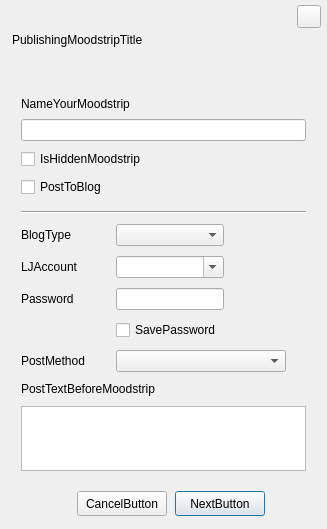
<ui version="4.0" >
 <class>PublishDialogClass</class>
 <widget class="QDialog" name="PublishDialogClass" >
  <property name="windowModality" >
   <enum>Qt::NonModal</enum>
  </property>
  <property name="geometry" >
   <rect>
    <x>0</x>
    <y>0</y>
    <width>322</width>
    <height>523</height>
   </rect>
  </property>
  <property name="sizePolicy" >
   <sizepolicy vsizetype="Fixed" hsizetype="Fixed" >
    <horstretch>0</horstretch>
    <verstretch>0</verstretch>
   </sizepolicy>
  </property>
  <property name="minimumSize" >
   <size>
    <width>296</width>
    <height>0</height>
   </size>
  </property>
  <property name="modal" >
   <bool>true</bool>
  </property>
  <layout class="QVBoxLayout" name="verticalLayout_8" >
   <property name="spacing" >
    <number>0</number>
   </property>
   <property name="sizeConstraint" >
    <enum>QLayout::SetFixedSize</enum>
   </property>
   <property name="margin" >
    <number>0</number>
   </property>
   <item>
    <widget class="QFrame" name="styledFrame" >
     <property name="minimumSize" >
      <size>
       <width>296</width>
       <height>0</height>
      </size>
     </property>
     <property name="frameShape" >
      <enum>QFrame::NoFrame</enum>
     </property>
     <property name="frameShadow" >
      <enum>QFrame::Plain</enum>
     </property>
     <property name="lineWidth" >
      <number>0</number>
     </property>
     <layout class="QVBoxLayout" name="verticalLayout_11" >
      <property name="spacing" >
       <number>5</number>
      </property>
      <property name="sizeConstraint" >
       <enum>QLayout::SetFixedSize</enum>
      </property>
      <property name="leftMargin" >
       <number>1</number>
      </property>
      <property name="topMargin" >
       <number>0</number>
      </property>
      <property name="rightMargin" >
       <number>1</number>
      </property>
      <property name="bottomMargin" >
       <number>1</number>
      </property>
      <item>
       <layout class="QHBoxLayout" name="horizontalLayout_3" >
        <property name="topMargin" >
         <number>5</number>
        </property>
        <property name="rightMargin" >
         <number>5</number>
        </property>
        <item>
         <spacer name="horizontalSpacer_4" >
          <property name="orientation" >
           <enum>Qt::Horizontal</enum>
          </property>
          <property name="sizeHint" stdset="0" >
           <size>
            <width>10</width>
            <height>5</height>
           </size>
          </property>
         </spacer>
        </item>
        <item>
         <widget class="QToolButton" name="closeToolButton" >
          <property name="focusPolicy" >
           <enum>Qt::NoFocus</enum>
          </property>
          <property name="accessibleName" >
           <string>transparentButton</string>
          </property>
          <property name="layoutDirection" >
           <enum>Qt::LeftToRight</enum>
          </property>
          <property name="popupMode" >
           <enum>QToolButton::DelayedPopup</enum>
          </property>
         </widget>
        </item>
       </layout>
      </item>
      <item>
       <widget class="QLabel" name="titleLabel" >
        <property name="text" >
         <string>PublishingMoodstripTitle</string>
        </property>
        <property name="indent" >
         <number>11</number>
        </property>
       </widget>
      </item>
      <item>
       <widget class="QStackedWidget" name="stackedWidget" >
        <property name="currentIndex" >
         <number>0</number>
        </property>
        <widget class="QWidget" name="page" >
         <layout class="QVBoxLayout" name="verticalLayout_7" >
          <property name="spacing" >
           <number>0</number>
          </property>
          <property name="margin" >
           <number>0</number>
          </property>
          <item>
           <widget class="QFrame" name="mainDialogFrame" >
            <property name="frameShape" >
             <enum>QFrame::NoFrame</enum>
            </property>
            <property name="frameShadow" >
             <enum>QFrame::Plain</enum>
            </property>
            <property name="lineWidth" >
             <number>0</number>
            </property>
            <layout class="QVBoxLayout" name="verticalLayout_5" >
             <property name="spacing" >
              <number>8</number>
             </property>
             <property name="sizeConstraint" >
              <enum>QLayout::SetDefaultConstraint</enum>
             </property>
             <property name="leftMargin" >
              <number>20</number>
             </property>
             <property name="topMargin" >
              <number>45</number>
             </property>
             <property name="rightMargin" >
              <number>20</number>
             </property>
             <property name="bottomMargin" >
              <number>10</number>
             </property>
             <item>
              <widget class="QLabel" name="moodstripNameLabel" >
               <property name="sizePolicy" >
                <sizepolicy vsizetype="Preferred" hsizetype="Preferred" >
                 <horstretch>0</horstretch>
                 <verstretch>0</verstretch>
                </sizepolicy>
               </property>
               <property name="text" >
                <string>NameYourMoodstrip</string>
               </property>
               <property name="buddy" >
                <cstring>moodstripNameEdit</cstring>
               </property>
              </widget>
             </item>
             <item>
              <widget class="QLineEdit" name="moodstripNameEdit" >
               <property name="sizePolicy" >
                <sizepolicy vsizetype="Fixed" hsizetype="Expanding" >
                 <horstretch>0</horstretch>
                 <verstretch>0</verstretch>
                </sizepolicy>
               </property>
               <property name="minimumSize" >
                <size>
                 <width>285</width>
                 <height>0</height>
                </size>
               </property>
              </widget>
             </item>
             <item>
              <widget class="QCheckBox" name="hiddenCheckBox" >
               <property name="text" >
                <string>IsHiddenMoodstrip</string>
               </property>
               <property name="checked" >
                <bool>false</bool>
               </property>
              </widget>
             </item>
             <item>
              <widget class="QCheckBox" name="blogCheckBox" >
               <property name="text" >
                <string>PostToBlog</string>
               </property>
               <property name="checked" >
                <bool>false</bool>
               </property>
              </widget>
             </item>
             <item>
              <widget class="QWidget" native="1" name="ljControlsWidget" >
               <layout class="QVBoxLayout" name="verticalLayout" >
                <property name="spacing" >
                 <number>10</number>
                </property>
                <property name="leftMargin" >
                 <number>0</number>
                </property>
                <property name="topMargin" >
                 <number>6</number>
                </property>
                <property name="rightMargin" >
                 <number>0</number>
                </property>
                <property name="bottomMargin" >
                 <number>0</number>
                </property>
                <item>
                 <widget class="Line" name="line" >
                  <property name="orientation" >
                   <enum>Qt::Horizontal</enum>
                  </property>
                 </widget>
                </item>
                <item>
                 <layout class="QGridLayout" name="gridLayout_2" >
                  <property name="horizontalSpacing" >
                   <number>5</number>
                  </property>
                  <property name="verticalSpacing" >
                   <number>10</number>
                  </property>
                  <item row="1" column="0" >
                   <widget class="QLabel" name="accountLabel" >
                    <property name="text" >
                     <string>LJAccount</string>
                    </property>
                    <property name="buddy" >
                     <cstring>loginCombo</cstring>
                    </property>
                   </widget>
                  </item>
                  <item row="1" column="1" >
                   <widget class="QComboBox" name="loginCombo" >
                    <property name="maximumSize" >
                     <size>
                      <width>150</width>
                      <height>16777215</height>
                     </size>
                    </property>
                    <property name="editable" >
                     <bool>true</bool>
                    </property>
                   </widget>
                  </item>
                  <item row="2" column="0" >
                   <widget class="QLabel" name="passwordLabel" >
                    <property name="text" >
                     <string>Password</string>
                    </property>
                    <property name="buddy" >
                     <cstring>passwordEdit</cstring>
                    </property>
                   </widget>
                  </item>
                  <item row="2" column="1" >
                   <widget class="QLineEdit" name="passwordEdit" >
                    <property name="sizePolicy" >
                     <sizepolicy vsizetype="Fixed" hsizetype="Fixed" >
                      <horstretch>0</horstretch>
                      <verstretch>0</verstretch>
                     </sizepolicy>
                    </property>
                    <property name="maximumSize" >
                     <size>
                      <width>150</width>
                      <height>16777215</height>
                     </size>
                    </property>
                    <property name="echoMode" >
                     <enum>QLineEdit::Password</enum>
                    </property>
                   </widget>
                  </item>
                  <item row="4" column="0" >
                   <widget class="QLabel" name="methodLabel" >
                    <property name="text" >
                     <string>PostMethod</string>
                    </property>
                    <property name="buddy" >
                     <cstring>methodCombo</cstring>
                    </property>
                   </widget>
                  </item>
                  <item row="4" column="1" colspan="2" >
                   <widget class="QComboBox" name="methodCombo" >
                    <property name="maximumSize" >
                     <size>
                      <width>170</width>
                      <height>16777215</height>
                     </size>
                    </property>
                   </widget>
                  </item>
                  <item row="5" column="0" colspan="3" >
                   <widget class="QLabel" name="label" >
                    <property name="text" >
                     <string>PostTextBeforeMoodstrip</string>
                    </property>
                    <property name="buddy" >
                     <cstring>postText</cstring>
                    </property>
                   </widget>
                  </item>
                  <item row="6" column="0" colspan="3" >
                   <widget class="QPlainTextEdit" name="postText" >
                    <property name="maximumSize" >
                     <size>
                      <width>16777215</width>
                      <height>65</height>
                     </size>
                    </property>
                   </widget>
                  </item>
                  <item row="0" column="0" >
                   <widget class="QLabel" name="typeLabel" >
                    <property name="minimumSize" >
                     <size>
                      <width>90</width>
                      <height>0</height>
                     </size>
                    </property>
                    <property name="text" >
                     <string>BlogType</string>
                    </property>
                   </widget>
                  </item>
                  <item row="0" column="1" >
                   <widget class="QComboBox" name="typeCombo" />
                  </item>
                  <item row="3" column="1" >
                   <widget class="QCheckBox" name="savePasswordCheck" >
                    <property name="text" >
                     <string>SavePassword</string>
                    </property>
                   </widget>
                  </item>
                 </layout>
                </item>
               </layout>
              </widget>
             </item>
             <item>
              <spacer name="verticalSpacer_3" >
               <property name="orientation" >
                <enum>Qt::Vertical</enum>
               </property>
               <property name="sizeType" >
                <enum>QSizePolicy::MinimumExpanding</enum>
               </property>
               <property name="sizeHint" stdset="0" >
                <size>
                 <width>1</width>
                 <height>1</height>
                </size>
               </property>
              </spacer>
             </item>
            </layout>
           </widget>
          </item>
          <item>
           <layout class="QHBoxLayout" name="horizontalLayout" >
            <property name="spacing" >
             <number>8</number>
            </property>
            <property name="leftMargin" >
             <number>15</number>
            </property>
            <property name="topMargin" >
             <number>9</number>
            </property>
            <property name="bottomMargin" >
             <number>12</number>
            </property>
            <item>
             <spacer name="horizontalSpacer" >
              <property name="orientation" >
               <enum>Qt::Horizontal</enum>
              </property>
              <property name="sizeHint" stdset="0" >
               <size>
                <width>20</width>
                <height>20</height>
               </size>
              </property>
             </spacer>
            </item>
            <item>
             <widget class="QPushButton" name="cancelButton" >
              <property name="sizePolicy" >
               <sizepolicy vsizetype="Fixed" hsizetype="Fixed" >
                <horstretch>0</horstretch>
                <verstretch>0</verstretch>
               </sizepolicy>
              </property>
              <property name="minimumSize" >
               <size>
                <width>90</width>
                <height>25</height>
               </size>
              </property>
              <property name="maximumSize" >
               <size>
                <width>90</width>
                <height>25</height>
               </size>
              </property>
              <property name="accessibleName" >
               <string>rectButton</string>
              </property>
              <property name="text" >
               <string>CancelButton</string>
              </property>
              <property name="autoDefault" >
               <bool>false</bool>
              </property>
             </widget>
            </item>
            <item>
             <widget class="QPushButton" name="publishingButton" >
              <property name="sizePolicy" >
               <sizepolicy vsizetype="Fixed" hsizetype="Fixed" >
                <horstretch>0</horstretch>
                <verstretch>0</verstretch>
               </sizepolicy>
              </property>
              <property name="minimumSize" >
               <size>
                <width>90</width>
                <height>25</height>
               </size>
              </property>
              <property name="maximumSize" >
               <size>
                <width>90</width>
                <height>25</height>
               </size>
              </property>
              <property name="accessibleName" >
               <string>rectButton</string>
              </property>
              <property name="text" >
               <string>NextButton</string>
              </property>
             </widget>
            </item>
            <item>
             <spacer name="horizontalSpacer_2" >
              <property name="orientation" >
               <enum>Qt::Horizontal</enum>
              </property>
              <property name="sizeHint" stdset="0" >
               <size>
                <width>20</width>
                <height>20</height>
               </size>
              </property>
             </spacer>
            </item>
           </layout>
          </item>
         </layout>
        </widget>
        <widget class="QWidget" name="page_2" >
         <layout class="QVBoxLayout" name="verticalLayout_12" >
          <property name="spacing" >
           <number>0</number>
          </property>
          <property name="margin" >
           <number>0</number>
          </property>
          <item>
           <widget class="QFrame" name="publishingFrame" >
            <property name="minimumSize" >
             <size>
              <width>0</width>
              <height>0</height>
             </size>
            </property>
            <property name="frameShape" >
             <enum>QFrame::NoFrame</enum>
            </property>
            <property name="frameShadow" >
             <enum>QFrame::Plain</enum>
            </property>
            <property name="lineWidth" >
             <number>0</number>
            </property>
            <layout class="QVBoxLayout" name="verticalLayout_4" >
             <property name="spacing" >
              <number>11</number>
             </property>
             <property name="leftMargin" >
              <number>20</number>
             </property>
             <property name="rightMargin" >
              <number>20</number>
             </property>
             <item>
              <spacer name="verticalSpacer" >
               <property name="orientation" >
                <enum>Qt::Vertical</enum>
               </property>
               <property name="sizeType" >
                <enum>QSizePolicy::MinimumExpanding</enum>
               </property>
               <property name="sizeHint" stdset="0" >
                <size>
                 <width>1</width>
                 <height>1</height>
                </size>
               </property>
              </spacer>
             </item>
             <item>
              <widget class="QLabel" name="publishingLabel" >
               <property name="sizePolicy" >
                <sizepolicy vsizetype="Preferred" hsizetype="Preferred" >
                 <horstretch>0</horstretch>
                 <verstretch>0</verstretch>
                </sizepolicy>
               </property>
               <property name="text" >
                <string>Publishing...</string>
               </property>
               <property name="textFormat" >
                <enum>Qt::PlainText</enum>
               </property>
               <property name="alignment" >
                <set>Qt::AlignCenter|Qt::AlignHCenter|Qt::AlignLeading|Qt::AlignLeft|Qt::AlignVCenter</set>
               </property>
              </widget>
             </item>
             <item>
              <widget class="QProgressBar" name="publishingProgressBar" >
               <property name="value" >
                <number>24</number>
               </property>
               <property name="textVisible" >
                <bool>false</bool>
               </property>
              </widget>
             </item>
             <item>
              <spacer name="verticalSpacer_2" >
               <property name="orientation" >
                <enum>Qt::Vertical</enum>
               </property>
               <property name="sizeType" >
                <enum>QSizePolicy::MinimumExpanding</enum>
               </property>
               <property name="sizeHint" stdset="0" >
                <size>
                 <width>1</width>
                 <height>1</height>
                </size>
               </property>
              </spacer>
             </item>
            </layout>
           </widget>
          </item>
          <item>
           <layout class="QHBoxLayout" name="horizontalLayout_2" >
            <property name="spacing" >
             <number>0</number>
            </property>
            <property name="leftMargin" >
             <number>15</number>
            </property>
            <property name="topMargin" >
             <number>9</number>
            </property>
            <property name="bottomMargin" >
             <number>12</number>
            </property>
            <item>
             <widget class="QPushButton" name="cancelPublishingButton" >
              <property name="minimumSize" >
               <size>
                <width>77</width>
                <height>25</height>
               </size>
              </property>
              <property name="maximumSize" >
               <size>
                <width>77</width>
                <height>25</height>
               </size>
              </property>
              <property name="accessibleName" >
               <string>rectButton</string>
              </property>
              <property name="text" >
               <string>CancelButton</string>
              </property>
             </widget>
            </item>
           </layout>
          </item>
         </layout>
        </widget>
        <widget class="QWidget" name="page_3" >
         <layout class="QVBoxLayout" name="verticalLayout_9" >
          <property name="spacing" >
           <number>0</number>
          </property>
          <property name="sizeConstraint" >
           <enum>QLayout::SetDefaultConstraint</enum>
          </property>
          <property name="margin" >
           <number>0</number>
          </property>
          <item>
           <widget class="QFrame" name="publishedFrame" >
            <property name="minimumSize" >
             <size>
              <width>0</width>
              <height>0</height>
             </size>
            </property>
            <property name="frameShape" >
             <enum>QFrame::NoFrame</enum>
            </property>
            <property name="frameShadow" >
             <enum>QFrame::Plain</enum>
            </property>
            <property name="lineWidth" >
             <number>0</number>
            </property>
            <layout class="QVBoxLayout" name="verticalLayout_6" >
             <property name="sizeConstraint" >
              <enum>QLayout::SetDefaultConstraint</enum>
             </property>
             <property name="leftMargin" >
              <number>20</number>
             </property>
             <property name="topMargin" >
              <number>30</number>
             </property>
             <property name="rightMargin" >
              <number>20</number>
             </property>
             <item>
              <widget class="QLabel" name="publishedLabel" >
               <property name="text" >
                <string>Published</string>
               </property>
               <property name="alignment" >
                <set>Qt::AlignLeading|Qt::AlignLeft|Qt::AlignVCenter</set>
               </property>
              </widget>
             </item>
             <item>
              <spacer name="verticalSpacer_6" >
               <property name="orientation" >
                <enum>Qt::Vertical</enum>
               </property>
               <property name="sizeType" >
                <enum>QSizePolicy::MinimumExpanding</enum>
               </property>
               <property name="sizeHint" stdset="0" >
                <size>
                 <width>1</width>
                 <height>1</height>
                </size>
               </property>
              </spacer>
             </item>
             <item>
              <layout class="QGridLayout" name="gridLayout" >
               <property name="sizeConstraint" >
                <enum>QLayout::SetMaximumSize</enum>
               </property>
               <property name="spacing" >
                <number>10</number>
               </property>
               <item row="0" column="0" >
                <widget class="QLabel" name="ljUrlLabel" >
                 <property name="text" >
                  <string>UrlLJ</string>
                 </property>
                 <property name="alignment" >
                  <set>Qt::AlignLeading|Qt::AlignLeft|Qt::AlignTop</set>
                 </property>
                </widget>
               </item>
               <item row="0" column="1" >
                <layout class="QVBoxLayout" name="verticalLayout_2" >
                 <property name="spacing" >
                  <number>4</number>
                 </property>
                 <item>
                  <widget class="MoodBox::ClickedLineEdit" name="ljUrlEdit" >
                   <property name="alignment" >
                    <set>Qt::AlignLeading</set>
                   </property>
                   <property name="readOnly" >
                    <bool>true</bool>
                   </property>
                  </widget>
                 </item>
                 <item>
                  <layout class="QHBoxLayout" name="horizontalLayout_6" >
                   <property name="spacing" >
                    <number>0</number>
                   </property>
                   <property name="bottomMargin" >
                    <number>0</number>
                   </property>
                   <item>
                    <spacer name="horizontalSpacer_5" >
                     <property name="orientation" >
                      <enum>Qt::Horizontal</enum>
                     </property>
                     <property name="sizeHint" stdset="0" >
                      <size>
                       <width>40</width>
                       <height>10</height>
                      </size>
                     </property>
                    </spacer>
                   </item>
                   <item>
                    <widget class="QPushButton" name="blogUrlButton" >
                     <property name="maximumSize" >
                      <size>
                       <width>16777215</width>
                       <height>10</height>
                      </size>
                     </property>
                     <property name="font" >
                      <font>
                       <family>MS Shell Dlg 2</family>
                       <pointsize>8</pointsize>
                       <weight>50</weight>
                       <italic>false</italic>
                       <bold>false</bold>
                       <underline>true</underline>
                       <strikeout>false</strikeout>
                      </font>
                     </property>
                     <property name="cursor" >
                      <cursorShape>PointingHandCursor</cursorShape>
                     </property>
                     <property name="accessibleName" >
                      <string>blueButton8</string>
                     </property>
                     <property name="text" >
                      <string>OpenBlogUrlButton</string>
                     </property>
                     <property name="autoDefault" >
                      <bool>false</bool>
                     </property>
                     <property name="flat" >
                      <bool>true</bool>
                     </property>
                    </widget>
                   </item>
                  </layout>
                 </item>
                </layout>
               </item>
               <item row="1" column="0" >
                <widget class="QLabel" name="urlLabel" >
                 <property name="text" >
                  <string>URL</string>
                 </property>
                 <property name="alignment" >
                  <set>Qt::AlignLeading|Qt::AlignLeft|Qt::AlignTop</set>
                 </property>
                 <property name="buddy" >
                  <cstring>urlEdit</cstring>
                 </property>
                </widget>
               </item>
               <item row="1" column="1" >
                <layout class="QVBoxLayout" name="verticalLayout_3" >
                 <property name="spacing" >
                  <number>3</number>
                 </property>
                 <item>
                  <widget class="MoodBox::ClickedLineEdit" name="urlEdit" >
                   <property name="alignment" >
                    <set>Qt::AlignLeading</set>
                   </property>
                   <property name="readOnly" >
                    <bool>true</bool>
                   </property>
                  </widget>
                 </item>
                 <item>
                  <layout class="QHBoxLayout" name="horizontalLayout_4" >
                   <property name="spacing" >
                    <number>0</number>
                   </property>
                   <property name="bottomMargin" >
                    <number>0</number>
                   </property>
                   <item>
                    <spacer name="horizontalSpacer_3" >
                     <property name="orientation" >
                      <enum>Qt::Horizontal</enum>
                     </property>
                     <property name="sizeHint" stdset="0" >
                      <size>
                       <width>40</width>
                       <height>10</height>
                      </size>
                     </property>
                    </spacer>
                   </item>
                   <item>
                    <widget class="QPushButton" name="urlButton" >
                     <property name="maximumSize" >
                      <size>
                       <width>16777215</width>
                       <height>10</height>
                      </size>
                     </property>
                     <property name="font" >
                      <font>
                       <family>MS Shell Dlg 2</family>
                       <pointsize>8</pointsize>
                       <weight>50</weight>
                       <italic>false</italic>
                       <bold>false</bold>
                       <underline>true</underline>
                       <strikeout>false</strikeout>
                      </font>
                     </property>
                     <property name="cursor" >
                      <cursorShape>PointingHandCursor</cursorShape>
                     </property>
                     <property name="accessibleName" >
                      <string>blueButton8</string>
                     </property>
                     <property name="text" >
                      <string>OpenUrlButton</string>
                     </property>
                     <property name="autoDefault" >
                      <bool>false</bool>
                     </property>
                     <property name="flat" >
                      <bool>true</bool>
                     </property>
                    </widget>
                   </item>
                  </layout>
                 </item>
                </layout>
               </item>
               <item row="2" column="1" >
                <widget class="MoodBox::ClickedLineEdit" name="embedEdit" >
                 <property name="alignment" >
                  <set>Qt::AlignLeading</set>
                 </property>
                 <property name="readOnly" >
                  <bool>true</bool>
                 </property>
                </widget>
               </item>
               <item row="2" column="0" >
                <widget class="QLabel" name="embedLabel" >
                 <property name="text" >
                  <string>Embed</string>
                 </property>
                 <property name="buddy" >
                  <cstring>embedEdit</cstring>
                 </property>
                </widget>
               </item>
               <item row="3" column="1" >
                <widget class="MoodBox::ClickedLineEdit" name="embedMoodstripEdit" >
                 <property name="alignment" >
                  <set>Qt::AlignLeading</set>
                 </property>
                 <property name="readOnly" >
                  <bool>true</bool>
                 </property>
                </widget>
               </item>
               <item row="3" column="0" >
                <widget class="QLabel" name="moodstripLabel" >
                 <property name="text" >
                  <string>EmbedMoodstrip</string>
                 </property>
                </widget>
               </item>
               <item row="4" column="0" >
                <widget class="QLabel" name="ljMoodstripCutLabel" >
                 <property name="text" >
                  <string>EmbedMoodstripCut</string>
                 </property>
                </widget>
               </item>
               <item row="4" column="1" >
                <widget class="MoodBox::ClickedLineEdit" name="embedMoodstripCutEdit" >
                 <property name="alignment" >
                  <set>Qt::AlignLeading</set>
                 </property>
                 <property name="readOnly" >
                  <bool>true</bool>
                 </property>
                </widget>
               </item>
              </layout>
             </item>
             <item>
              <spacer name="verticalSpacer_7" >
               <property name="orientation" >
                <enum>Qt::Vertical</enum>
               </property>
               <property name="sizeType" >
                <enum>QSizePolicy::MinimumExpanding</enum>
               </property>
               <property name="sizeHint" stdset="0" >
                <size>
                 <width>1</width>
                 <height>1</height>
                </size>
               </property>
              </spacer>
             </item>
            </layout>
           </widget>
          </item>
          <item>
           <layout class="QHBoxLayout" name="horizontalLayout_5" >
            <property name="leftMargin" >
             <number>15</number>
            </property>
            <property name="topMargin" >
             <number>9</number>
            </property>
            <property name="bottomMargin" >
             <number>12</number>
            </property>
            <item>
             <widget class="QPushButton" name="closeButton" >
              <property name="sizePolicy" >
               <sizepolicy vsizetype="Fixed" hsizetype="Fixed" >
                <horstretch>0</horstretch>
                <verstretch>0</verstretch>
               </sizepolicy>
              </property>
              <property name="minimumSize" >
               <size>
                <width>77</width>
                <height>25</height>
               </size>
              </property>
              <property name="maximumSize" >
               <size>
                <width>77</width>
                <height>25</height>
               </size>
              </property>
              <property name="accessibleName" >
               <string>rectButton</string>
              </property>
              <property name="text" >
               <string>FinishButton</string>
              </property>
             </widget>
            </item>
           </layout>
          </item>
         </layout>
        </widget>
       </widget>
      </item>
     </layout>
    </widget>
   </item>
  </layout>
 </widget>
 <layoutdefault spacing="0" margin="0" />
 <customwidgets>
  <customwidget>
   <class>MoodBox::ClickedLineEdit</class>
   <extends>QLineEdit</extends>
   <header>clickedlineedit.h</header>
  </customwidget>
 </customwidgets>
 <tabstops>
  <tabstop>moodstripNameEdit</tabstop>
  <tabstop>hiddenCheckBox</tabstop>
  <tabstop>blogCheckBox</tabstop>
  <tabstop>loginCombo</tabstop>
  <tabstop>passwordEdit</tabstop>
  <tabstop>methodCombo</tabstop>
  <tabstop>postText</tabstop>
  <tabstop>cancelButton</tabstop>
  <tabstop>publishingButton</tabstop>
  <tabstop>cancelPublishingButton</tabstop>
  <tabstop>blogUrlButton</tabstop>
  <tabstop>urlButton</tabstop>
  <tabstop>closeButton</tabstop>
 </tabstops>
 <resources/>
 <connections/>
</ui>
